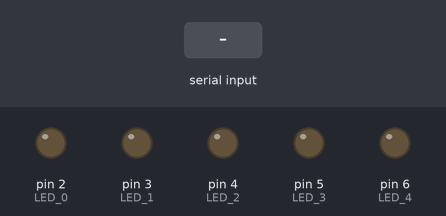
This sketch was run on a simulated Arduino Uno, built with avr-gcc and run on an emulated ATmega328P. On the bench: output pins drawn as LEDs (lit = HIGH). The inputs (shaded band) are chosen by the test bench. What the sketch prints to the serial monitor is not drawn.

Above: at 11.2 s.
11.3 s: "90,45\n" received over the second serial link
At 12.0 s:
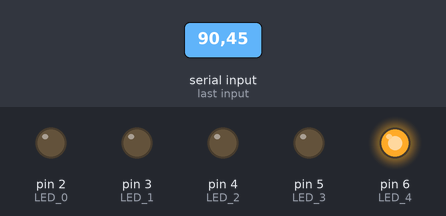
13.7 s: "1\n" received over the second serial link
At 14.4 s:
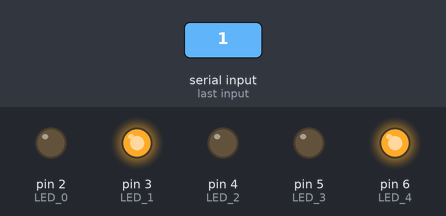
16.1 s: "2\n" received over the second serial link
At 16.8 s:
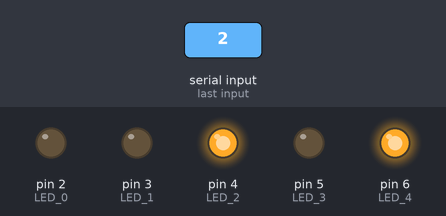
18.6 s: "3\n" received over the second serial link
At 19.3 s:
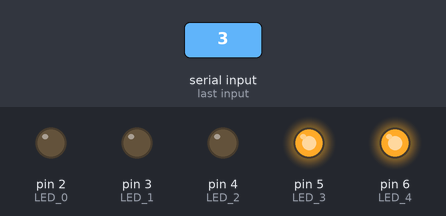
Timing chart, 0 to 21.6 s (numbered marks = the images above; inputs shaded):
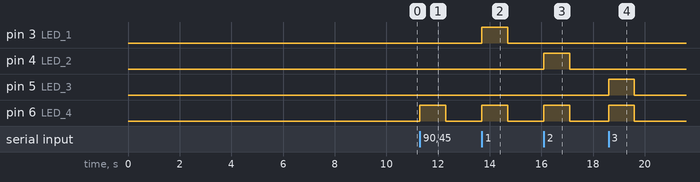

The sketch:

Arduino_Bluetooth.ino
```cpp
#define LED_0 2
#define LED_1 3
#define LED_2 4
#define LED_3 5
#define LED_4 6

#include <Arduino.h>
#include <SoftwareSerial.h>

SoftwareSerial BTSerial(10, 11); // RX, TX

void setup() {
  pinMode(LED_0, OUTPUT);
  pinMode(LED_1, OUTPUT);
  pinMode(LED_2, OUTPUT);
  pinMode(LED_3, OUTPUT);
  pinMode(LED_4, OUTPUT);
  delay(10000);
  Serial.begin(9600);
  Serial.println("Test HC-05");
  BTSerial.begin(9600);
}

void loop() {
  if (BTSerial.available()) {
    digitalWrite(LED_4, HIGH);
    int data = BTSerial.parseInt();
    if (data == 0)
      digitalWrite(LED_0, HIGH);
    else if (data == 1)
      digitalWrite(LED_1, HIGH);
    else if (data == 2)
      digitalWrite(LED_2, HIGH);
    else if (data == 3)
      digitalWrite(LED_3, HIGH);
    else if (data == 4)
      digitalWrite(LED_4, HIGH);
  } else {
    digitalWrite(LED_0, LOW);
    digitalWrite(LED_1, LOW);
    digitalWrite(LED_2, LOW);
    digitalWrite(LED_3, LOW);
    digitalWrite(LED_4, LOW);
  }
}
```

Measured:
- after the input at 11.3 s, pin 6 (LED_4): LOW → HIGH at once, → LOW 1.0 s later
- after the input at 13.7 s, pin 3 (LED_1), pin 6 (LED_4): LOW → HIGH at once, → LOW 1.0 s later
- after the input at 16.1 s, pin 4 (LED_2), pin 6 (LED_4): LOW → HIGH at once, → LOW 1.0 s later
- after the input at 18.6 s, pin 5 (LED_3), pin 6 (LED_4): LOW → HIGH at once, → LOW 1.0 s later
